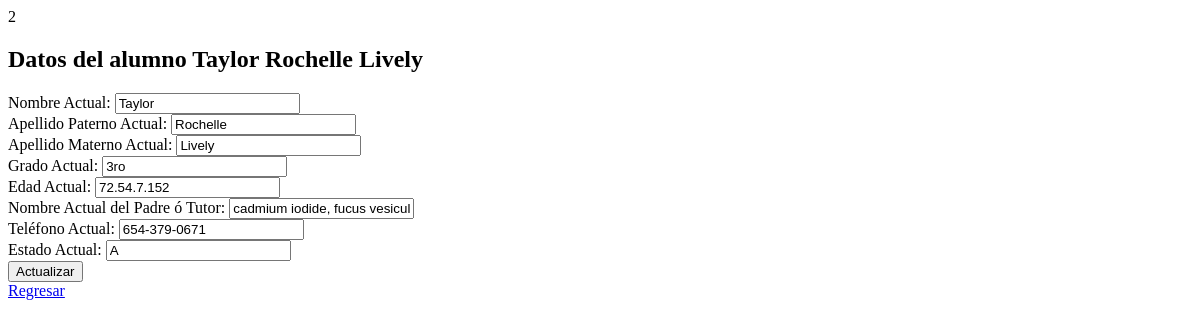
Page /editar/actualizar/2/3ro on the earlier database version.
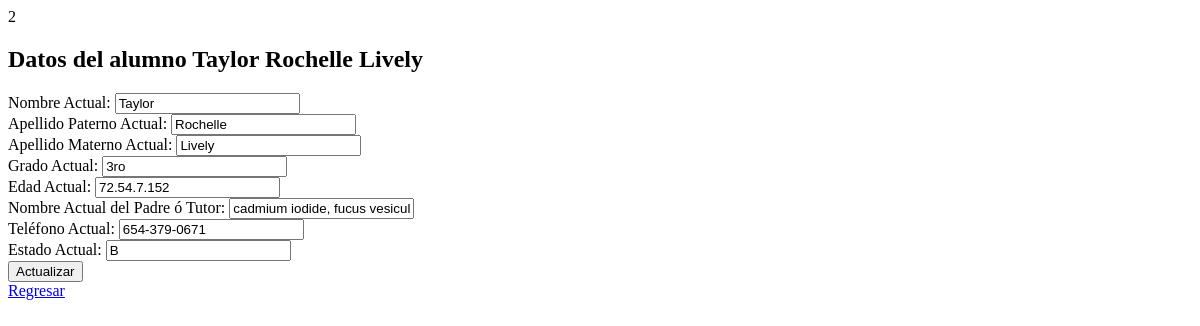
Same page on the later database version.
### tables this page shows
CREATE TABLE estudiante(
    estudiante_ID NUMBER(30) PRIMARY KEY, 
    nombre VARCHAR(20) NOT NULL,
    apellido_pat VARCHAR(20) NOT NULL,
    apellido_mat VARCHAR(20),
    grado VARCHAR(20) NOT NULL,
    edad NUMBER(5) NOT NULL,
    nombre_tutor VARCHAR(50),
    telefono VARCHAR(50),
    dia_registro DATE DEFAULT SYSDATE,
    estado CHAR(2),
    CONSTRAINT estado_ck CHECK(estado IN ('A', 'S', 'B'))
);

### app.py (the view)
@app.route('/editar/actualizar/<e_ID>/<grado>')
def actualizar_au(e_ID,grado):
    m_inscrita = coneccion.consulta_inscrita(e_ID,grado)
    est = coneccion.consulta_estudiantes_id(e_ID,grado)
    print(est)
    print(m_inscrita)
    return render_template('actualizarAlu.html', estudiante=est, materia=m_inscrita )

### models.py (called while the page is built)
def consulta_inscrita(est_id, grado):
    con = sql.connect("DB/baseConeyotl.db")
    cursor = con.cursor()
    cursor.execute("SELECT e.estudiante_ID, p.profesor_ID, m.materia_ID FROM estudiante e JOIN profesor_grado p ON e.grado=p.grado JOIN materia m ON m.grado=p.grado WHERE e.grado=? and e.estudiante_ID=?",(grado, est_id,))
    datos_materia_inscrita = cursor.fetchall()
    con.commit()
    con.close()
    return datos_materia_inscrita

def consulta_estudiantes_id(est_id, grado):
    con = sql.connect("DB/baseConeyotl.db")
    cursor = con.cursor()
    cursor.execute("SELECT * FROM estudiante where estudiante_ID=? and grado=?",(est_id,grado,))
    datos_estudiantes = cursor.fetchall()
    con.commit()
    con.close()
    return datos_estudiantes

### templates/actualizarAlu.html (shortened to what this page needs)
<!DOCTYPE html>
<html lang="en">
<head>
</head>
<body>
    {{ estudiante.0.0 }}
    <h2>Datos del alumno {{ estudiante.0.1 }} {{estudiante.0.2}} {{estudiante.0.3}}</h2>
    <form action="/actualizardatos/alumno/{{ estudiante.0.0 }}" , method="POST">
        Nombre Actual: <input type="text" name="nombre" value="{{ estudiante.0.1 }}"><br>
        Apellido Paterno Actual: <input type="text" name="apellido_p" value="{{ estudiante.0.2 }}"><br>
        Apellido Materno Actual: <input type="text" name="apellido_m" value="{{ estudiante.0.3 }}"><br>
        Grado Actual: <input type="text" name="grado" value="{{ estudiante.0.4 }}"><br>
        Edad Actual: <input type="text" name="edad" value="{{ estudiante.0.5 }}"><br>
        Nombre Actual del Padre ó Tutor: <input type="text" name="nombre_tutor" value="{{ estudiante.0.6 }}"><br>
        Teléfono Actual: <input type="text" name="telefono" value="{{ estudiante.0.7 }}"><br>
        Estado Actual: <input type="text" name="estado" value="{{ estudiante.0.9 }}"><br>
        <button type="submit"> Actualizar </button>
    </form>
    <a href="/admin">Regresar</a>
</body>
</html>

Differences in the rows shown:
changed estudiante "Taylor": estado "A" → "B"
